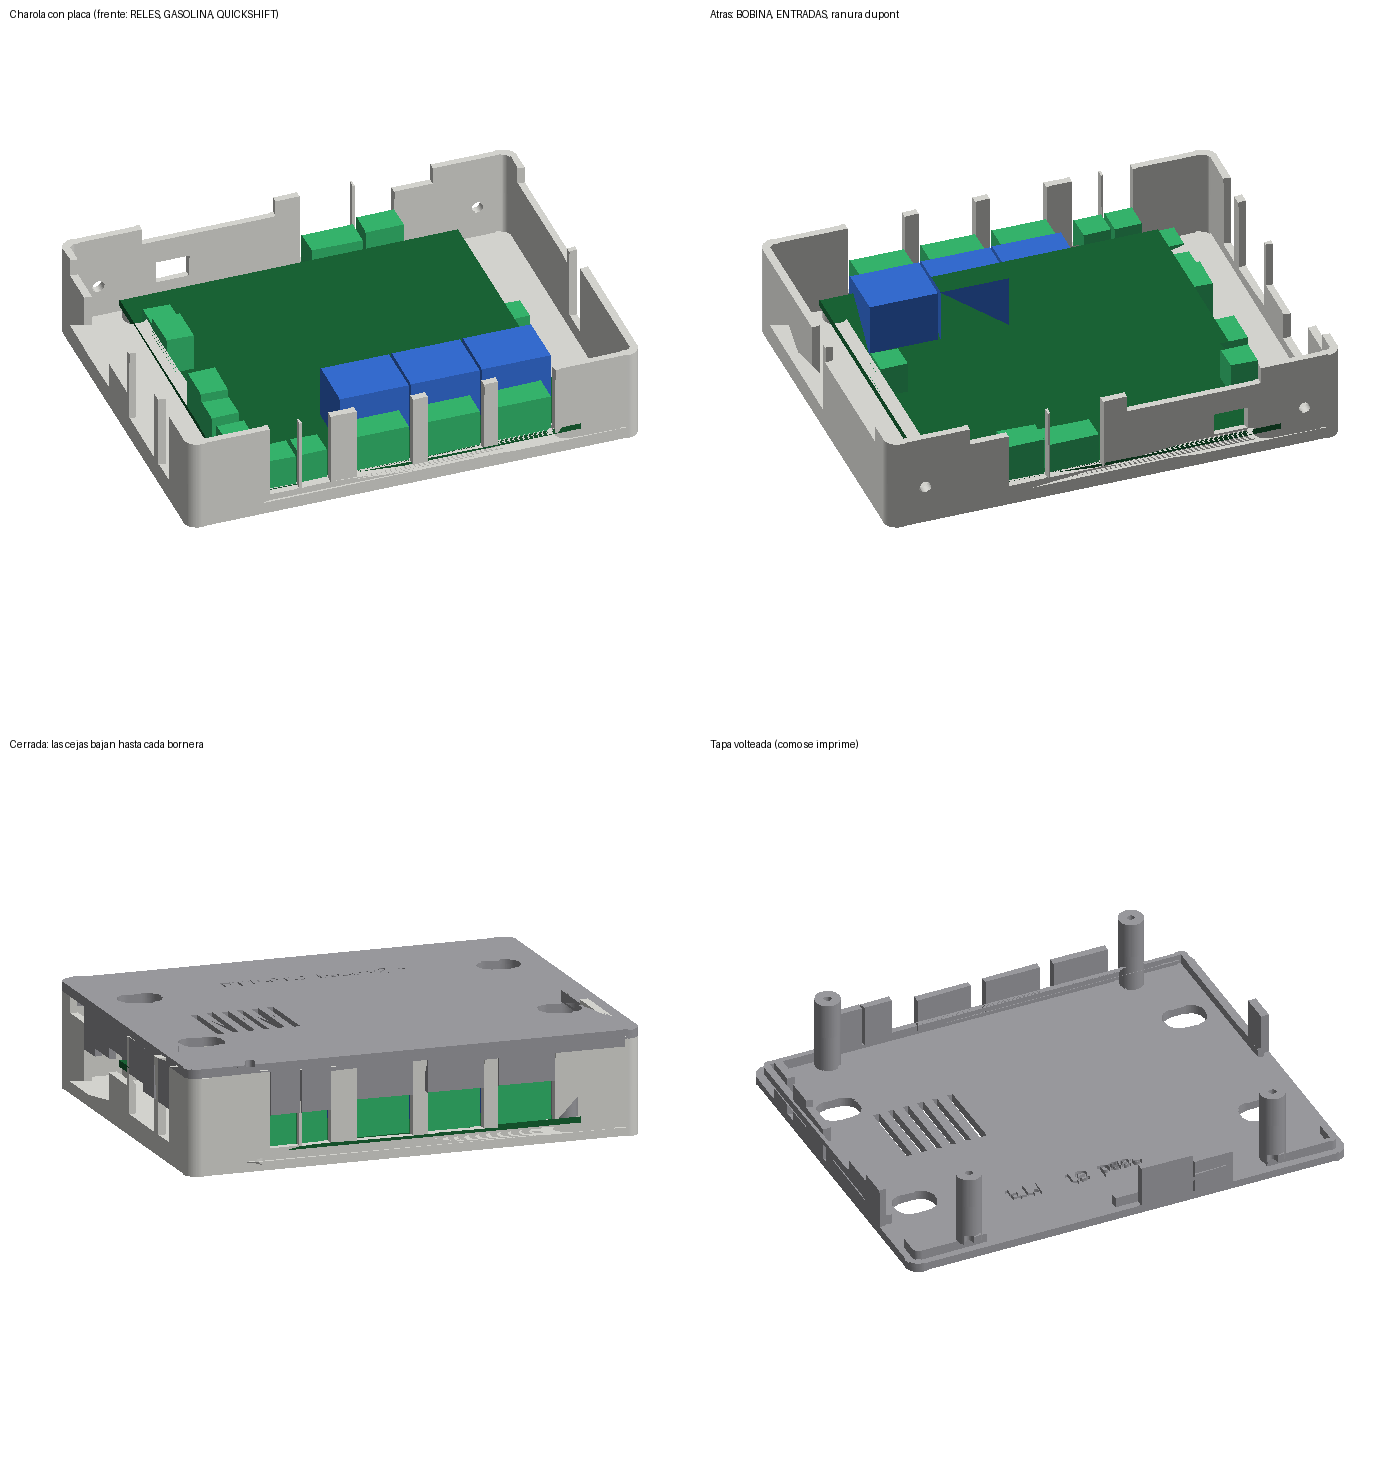

Write Python code to recreate this figure.
"""Vistas de la caja v5 con borneras fantasma (vista_caja_v5.png). Correr después de caja_tablero.py."""
import os
import numpy as np
import trimesh
from PIL import Image, ImageDraw

aqui = os.path.dirname(os.path.abspath(__file__))
import importlib.util
spec = importlib.util.spec_from_file_location("ct", os.path.join(aqui, "caja_tablero.py"))
# (se leen solo los números, sin volver a generar la caja)
src = open(os.path.join(aqui, "caja_tablero.py"), encoding="utf-8").read().split("cortes, cejas, cortes_anillo")[0]
ns = {}
exec(src.replace("import cadquery as cq", "cq = None"), ns)


def rot(yaw, pitch):
    y, p = np.radians(yaw), np.radians(pitch)
    rz = np.array([[np.cos(y), -np.sin(y), 0], [np.sin(y), np.cos(y), 0], [0, 0, 1]])
    rx = np.array([[1, 0, 0], [0, np.cos(p), -np.sin(p)], [0, np.sin(p), np.cos(p)]])
    return rx @ rz


def render(piezas, yaw, pitch, tam=700, esc=3.6):
    R = rot(yaw, pitch); tris, cols = [], []
    luz = np.array([0.3, -0.5, 0.8]); luz /= np.linalg.norm(luz)
    for m, color in piezas:
        v = m.vertices @ R.T; t = v[m.faces]
        n = np.cross(t[:, 1] - t[:, 0], t[:, 2] - t[:, 0]); n /= np.linalg.norm(n, axis=1, keepdims=True) + 1e-12
        n_mundo = n @ R
        vis = n[:, 1] < 0
        s = 0.45 + 0.55 * np.clip(n_mundo @ luz, 0, 1)
        tris.append(t[vis]); cols.append(np.clip(np.array(color)[None] * s[vis, None], 0, 255))
    t = np.concatenate(tris); c = np.concatenate(cols)
    orden = np.argsort(-t[:, :, 1].mean(axis=1))
    im = Image.new("RGB", (tam, tam), "white"); d = ImageDraw.Draw(im)
    for i in orden:
        d.polygon([(tam / 2 + x * esc, tam / 2 - z * esc) for x, _, z in t[i]], fill=tuple(int(k) for k in c[i]))
    return im


charola = trimesh.load(os.path.join(aqui, "caja_charola.stl"))
tapa_imp = trimesh.load(os.path.join(aqui, "caja_tapa.stl"))
zp = ns["z_placa"]
fant = []
placa = trimesh.creation.box((100, 100, 1.6)); placa.apply_translation((0, 0, zp - 0.8)); fant.append((placa, (30, 110, 60)))
for pared_, nombre, a, b, tipo, alto in ns["aberturas"]:
    if tipo != "bornera":
        continue
    c, w = ns["a_caja"](pared_, a, b)
    prof = 8.0
    if pared_ in ("-X", "+X"):
        s = 1 if pared_ == "+X" else -1
        m = trimesh.creation.box((prof, w, alto)); m.apply_translation((s * (50 - prof / 2), c, zp + alto / 2))
    else:
        s = 1 if pared_ == "+Y" else -1
        m = trimesh.creation.box((w, prof, alto)); m.apply_translation((c, s * (50 - prof / 2), zp + alto / 2))
    fant.append((m, (60, 200, 120)))
for x0, x1 in ((33.5, 53.7), (54.5, 74.7), (75.5, 95.7)):
    m = trimesh.creation.box((x1 - x0, 15.9, 15.6)); m.apply_translation(((x0 + x1) / 2 - 50, 50 - 79.05, zp + 7.8)); fant.append((m, (60, 120, 230)))
tapa = tapa_imp.copy(); tapa.apply_transform(trimesh.transformations.rotation_matrix(np.pi, (1, 0, 0)))
tapa.apply_translation((0, 0, ns["alto_charola"] + ns["tapa_t"] - tapa.bounds[1][2]))
BL, GR = (235, 235, 230), (170, 170, 175)
vistas = [
    ("Charola con placa (frente: RELES, GASOLINA, QUICKSHIFT)", render([(charola, BL)] + fant, 20, 35)),
    ("Atras: BOBINA, ENTRADAS, ranura dupont", render([(charola, BL)] + fant, 200, 35)),
    ("Cerrada: las cejas bajan hasta cada bornera", render([(charola, BL), (tapa, GR)] + fant, 20, 15)),
    ("Tapa volteada (como se imprime)", render([(tapa_imp, GR)], 25, 35)),
]
W = 700
lienzo = Image.new("RGB", (W * 2, (W + 30) * 2), "white"); d = ImageDraw.Draw(lienzo)
for i, (tit, im) in enumerate(vistas):
    x, y = (i % 2) * W, (i // 2) * (W + 30)
    lienzo.paste(im, (x, y + 30)); d.text((x + 10, y + 8), tit, fill=(0, 0, 0))
lienzo.save(os.path.join(aqui, "vista_caja_v5.png")); print("ok")
